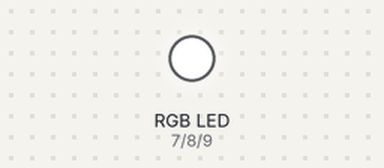
Simulated run of this sketch. Board: Arduino Uno, built with avr-gcc and run on an emulated ATmega328P. On the bench: an RGB LED mixed from three pins (HIGH = lit).

Above: at 0.5 s.
At 2.5 s:
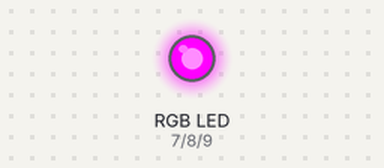
At 3.5 s:
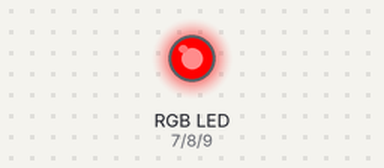
At 4.5 s:
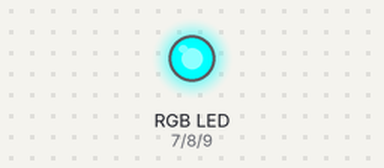
At 6.5 s:
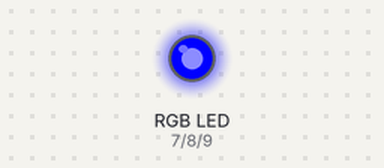
At 9.5 s:
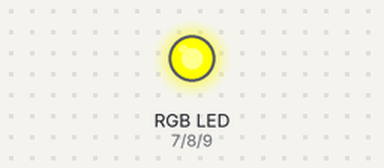
Timing chart, 0 to 10.4 s (numbered marks = the images above):
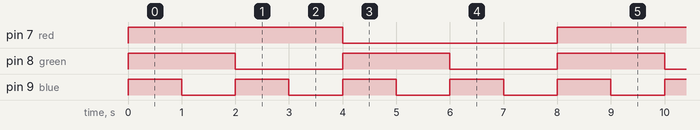

The sketch:

RGB_led.ino
```cpp
const int red = 7;
const int green = 8;
const int blue = 9;

void setup() {
  pinMode(red, OUTPUT);
  pinMode(green, OUTPUT);
  pinMode(blue, OUTPUT);
}

void loop() {
  setLight(1, 1, 1);
  setLight(1, 1, 0);
  setLight(1, 0, 1);
  setLight(1, 0, 0);
  setLight(0, 1, 1);
  setLight(0, 1, 0);
  setLight(0, 0, 1);
  setLight(0, 0, 0);
}

void setLight(int r, int g, int b) {
  digitalWrite(red, r);
  digitalWrite(green, g);
  digitalWrite(blue, b);
  delay(1000);
}
```

Measured:
- by itself, pin 7 (red): alternates HIGH for 4.0 s and LOW for 4.0 s
- by itself, pin 8 (green): alternates HIGH for 2.0 s and LOW for 2.0 s
- by itself, pin 9 (blue): alternates HIGH for 1.0 s and LOW for 1.0 s
